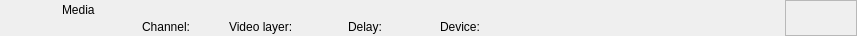
<?xml version="1.0" encoding="UTF-8"?>
<ui version="4.0">
 <class>RundownMediaWidget</class>
 <widget class="QWidget" name="RundownMediaWidget">
  <property name="geometry">
   <rect>
    <x>0</x>
    <y>0</y>
    <width>857</width>
    <height>36</height>
   </rect>
  </property>
  <layout class="QHBoxLayout" name="horizontalLayout">
   <property name="spacing">
    <number>0</number>
   </property>
   <property name="margin">
    <number>0</number>
   </property>
   <item>
    <widget class="QFrame" name="frameItem">
     <property name="sizePolicy">
      <sizepolicy hsizetype="Preferred" vsizetype="Fixed">
       <horstretch>0</horstretch>
       <verstretch>0</verstretch>
      </sizepolicy>
     </property>
     <property name="minimumSize">
      <size>
       <width>0</width>
       <height>36</height>
      </size>
     </property>
     <widget class="QLabel" name="labelThumbnail">
      <property name="geometry">
       <rect>
        <x>22</x>
        <y>2</y>
        <width>32</width>
        <height>32</height>
       </rect>
      </property>
      <property name="text">
       <string/>
      </property>
      <property name="scaledContents">
       <bool>true</bool>
      </property>
     </widget>
     <widget class="QLabel" name="labelLabel">
      <property name="geometry">
       <rect>
        <x>62</x>
        <y>2</y>
        <width>533</width>
        <height>16</height>
       </rect>
      </property>
      <property name="text">
       <string>Media</string>
      </property>
     </widget>
     <widget class="QLabel" name="labelChannel">
      <property name="geometry">
       <rect>
        <x>142</x>
        <y>19</y>
        <width>78</width>
        <height>16</height>
       </rect>
      </property>
      <property name="text">
       <string>Channel:</string>
      </property>
     </widget>
     <widget class="QLabel" name="labelVideolayer">
      <property name="geometry">
       <rect>
        <x>229</x>
        <y>19</y>
        <width>110</width>
        <height>16</height>
       </rect>
      </property>
      <property name="text">
       <string>Video layer:</string>
      </property>
     </widget>
     <widget class="QLabel" name="labelColor">
      <property name="geometry">
       <rect>
        <x>0</x>
        <y>0</y>
        <width>18</width>
        <height>36</height>
       </rect>
      </property>
      <property name="text">
       <string/>
      </property>
     </widget>
     <widget class="QLabel" name="labelGroupColor">
      <property name="geometry">
       <rect>
        <x>0</x>
        <y>0</y>
        <width>6</width>
        <height>36</height>
       </rect>
      </property>
      <property name="text">
       <string/>
      </property>
     </widget>
     <widget class="QLabel" name="labelDevice">
      <property name="geometry">
       <rect>
        <x>440</x>
        <y>19</y>
        <width>260</width>
        <height>16</height>
       </rect>
      </property>
      <property name="text">
       <string>Device:</string>
      </property>
     </widget>
     <widget class="QLabel" name="labelDelay">
      <property name="geometry">
       <rect>
        <x>348</x>
        <y>19</y>
        <width>83</width>
        <height>16</height>
       </rect>
      </property>
      <property name="text">
       <string>Delay:</string>
      </property>
     </widget>
    </widget>
   </item>
   <item>
    <widget class="QFrame" name="frameStatus">
     <property name="minimumSize">
      <size>
       <width>72</width>
       <height>0</height>
      </size>
     </property>
     <property name="maximumSize">
      <size>
       <width>72</width>
       <height>16777215</height>
      </size>
     </property>
     <property name="frameShape">
      <enum>QFrame::StyledPanel</enum>
     </property>
     <property name="frameShadow">
      <enum>QFrame::Raised</enum>
     </property>
     <widget class="QLabel" name="labelGpiConnected">
      <property name="geometry">
       <rect>
        <x>1</x>
        <y>2</y>
        <width>32</width>
        <height>32</height>
       </rect>
      </property>
      <property name="minimumSize">
       <size>
        <width>32</width>
        <height>32</height>
       </size>
      </property>
      <property name="maximumSize">
       <size>
        <width>32</width>
        <height>32</height>
       </size>
      </property>
      <property name="lineWidth">
       <number>0</number>
      </property>
      <property name="text">
       <string/>
      </property>
      <property name="pixmap">
       <pixmap resource="../Resource.qrc">:/Graphics/Images/GpiConnected.png</pixmap>
      </property>
      <property name="scaledContents">
       <bool>true</bool>
      </property>
     </widget>
     <widget class="QLabel" name="labelDisconnected">
      <property name="geometry">
       <rect>
        <x>32</x>
        <y>2</y>
        <width>32</width>
        <height>32</height>
       </rect>
      </property>
      <property name="minimumSize">
       <size>
        <width>32</width>
        <height>32</height>
       </size>
      </property>
      <property name="maximumSize">
       <size>
        <width>32</width>
        <height>32</height>
       </size>
      </property>
      <property name="text">
       <string/>
      </property>
      <property name="pixmap">
       <pixmap resource="../Resource.qrc">:/Graphics/Images/Disconnected.png</pixmap>
      </property>
      <property name="scaledContents">
       <bool>true</bool>
      </property>
     </widget>
     <widget class="QLabel" name="labelActiveColor">
      <property name="geometry">
       <rect>
        <x>64</x>
        <y>0</y>
        <width>8</width>
        <height>36</height>
       </rect>
      </property>
      <property name="minimumSize">
       <size>
        <width>8</width>
        <height>36</height>
       </size>
      </property>
      <property name="maximumSize">
       <size>
        <width>8</width>
        <height>36</height>
       </size>
      </property>
      <property name="text">
       <string/>
      </property>
     </widget>
    </widget>
   </item>
  </layout>
 </widget>
 <resources>
  <include location="../Resource.qrc"/>
 </resources>
 <connections/>
 <slots>
  <slot>addToCombo()</slot>
 </slots>
</ui>
